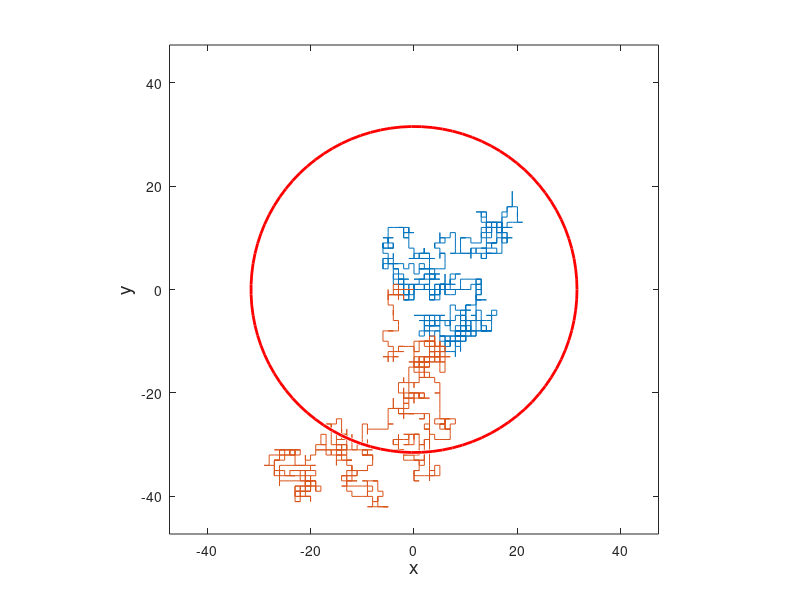
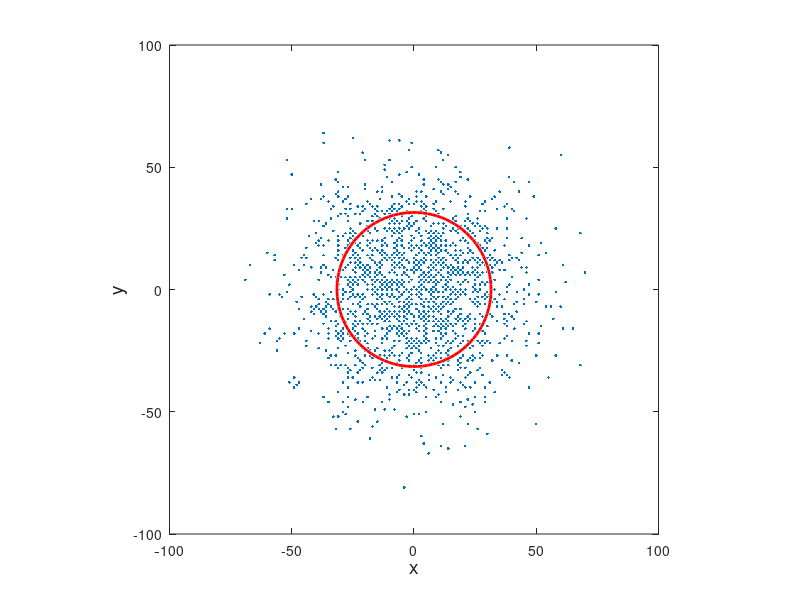

MATLAB code for these plots, in order:
%**************************************************************************
%*     Exercise 16.3                                                      *
%*     filename: ch16pr03.m                                               *
%*     program listing number: 16.3                                       *
%*                                                                        *
%*     This program simulates the two-dimensional random walk.            *
%*                                                                        *
%*     Programed by Ryoichi Kawai for Computational Physics Course.       *
%*     Last modification:  03/04/2017.                                    *
%**************************************************************************
clear all
close all

M=100000;  % number of Brownian particles

N=1000;    % number of steps

x=zeros(M,1);  % initial position
y=zeros(M,1);
u=zeros(N,2);
w=zeros(N,2);
s=zeros(N);

for i=2:N
    g=randi([1,4],[M,1]);  % pick one of four directions to jump
    
    x(g==1)=x(g==1)+1;
    x(g==2)=x(g==2)-1;
    y(g==3)=y(g==3)+1;
    y(g==4)=y(g==4)-1;
        
    % record two sample trajectories
    u(i,1)=x(1);
    w(i,1)=y(1);
    u(i,2)=x(2);
    w(i,2)=y(2);

    % mean square displacenent
    s(i)=sum(x.^2+y.^2)/M;
end

plot(u(:,1),w(:,1),u(:,2),w(:,2));
hold on
R=sqrt(s(N));
viscircles([0,0],R,'Color','r');
axis equal

L=R*1.5;
axis([-L L -L L])
xlabel('x','fontsize',14)
ylabel('y','fontsize',14)
hold off

figure
plot(x(1:2000),y(1:2000),'.');
axis equal; % fix the aspect ratio (needed for movie)
axis([-100 100 -100 100]);  % fiz the axis range
hold on
viscircles([0,0],R,'Color','r');
xlabel('x','fontsize',14)
ylabel('y','fontsize',14)
hold off
